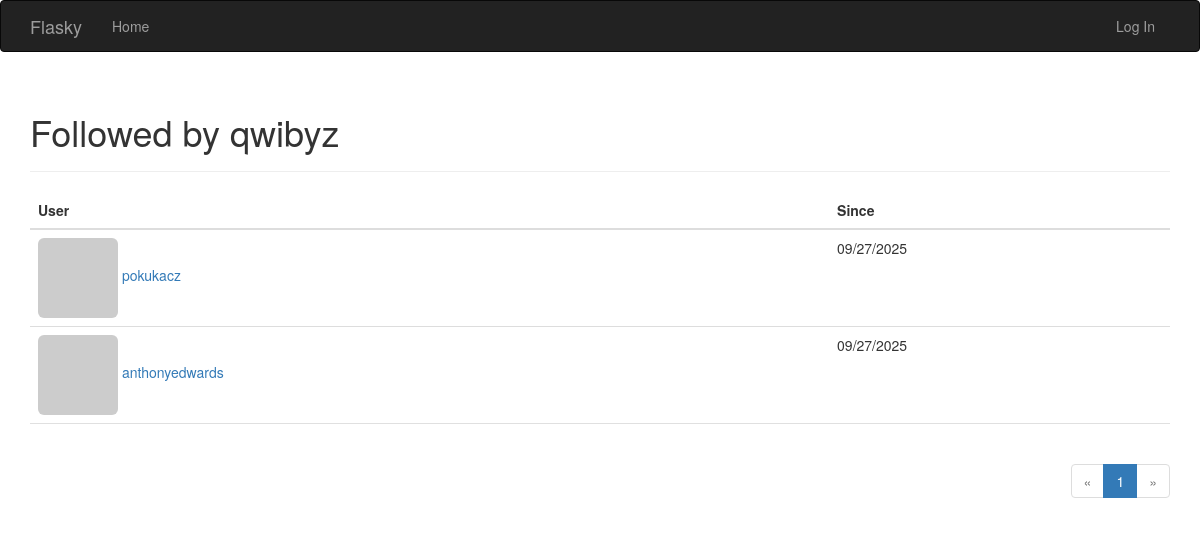
Screenshot of /followed_by/qwibyz with the database file from the repository.
### app/models.py (models this page shows, shortened)
class User(UserMixin, db.Model):
    __tablename__ = 'users'
    id = db.Column(db.Integer, primary_key=True)
    email = db.Column(db.String(64), unique=True, index=True)
    username = db.Column(db.String(64), unique=True, index=True)
    role_id = db.Column(db.Integer, db.ForeignKey('roles.id'))
    password_hash = db.Column(db.String(128))
    confirmed = db.Column(db.Boolean, default=False)
    name = db.Column(db.String(64))
    location = db.Column(db.String(64))
    about_me = db.Column(db.Text())
    member_since = db.Column(db.DateTime(timezone=True), default=lambda: datetime.now(timezone.utc))
    last_seen = db.Column(db.DateTime(timezone=True), default=lambda: datetime.now(timezone.utc))
    avatar_hash = db.Column(db.String(32))
    posts = db.relationship('Post', backref='author', lazy='dynamic')
    followed = db.relationship('Follow',
                               foreign_keys=[Follow.follower_id],
                               backref=db.backref('follower', lazy='joined'),
                               lazy='dynamic',
                               cascade='all, delete-orphan')
    followers = db.relationship('Follow',
                                foreign_keys=[Follow.followed_id],
                                backref=db.backref('followed', lazy='joined'),
                                lazy='dynamic',
                                cascade='all, delete-orphan')
    comments = db.relationship('Comment', backref='author', lazy='dynamic')
    def gravatar_hash(self):
        return hashlib.md5(self.email.lower().encode('utf-8')).hexdigest()
    @property
    def password(self):
        raise AttributeError('Password is not a readable attribute')
    def gravatar(self, size=100, default='identicon', rating='g'):
        url = 'https://secure.gravatar.com/avatar'
        hash = self.avatar_hash or self.gravatar_hash()
        return f'{url}/{hash}?s={size}&d={default}&r={rating}'.format(
            url=url, hash=hash, size=size, default=default, rating=rating)

class Follow(db.Model):
    __tablename__ = 'follows'
    follower_id = db.Column(db.Integer, db.ForeignKey('users.id'),
                            primary_key=True)
    followed_id = db.Column(db.Integer, db.ForeignKey('users.id'),
                            primary_key=True)
    timestamp = db.Column(db.DateTime(timezone=True), default=lambda: datetime.now(timezone.utc))

### app/main/views.py (the view)
@main.route('/followed_by/<username>')
def followed_by(username):
    user = User.query.filter_by(username=username).first()
    if user is None:
        flash('Invalid user.')
        return redirect(url_for('.index'))
    page = request.args.get('page', 1, type=int)
    pagination = user.followed.paginate(
        page=page, per_page=current_app.config['FLASKY_FOLLOWERS_PER_PAGE'],
        error_out=False)
    follows = [{'user': item.followed, 'timestamp': item.timestamp}
               for item in pagination.items]
    return render_template('followers.html', user=user, title="Followed by",
                           endpoint='.followed_by', pagination=pagination,
                           follows=follows)

### app/auth/views.py (called while the page is built)
@auth.before_app_request
def before_request():
    if current_user.is_authenticated \
            and not current_user.confirmed \
            and request.blueprint != 'auth' \
            and request.endpoint != 'static':
        return redirect(url_for('auth.unconfirmed'))

### app/main/__init__.py (called while the page is built)
@main.app_context_processor
def inject_permissions():
    return dict(Permission=Permission)

### app/models.py (called while the page is built)
    def can(self, permissions):
        return False

### app/templates/followers.html (shortened to what this page needs)
{% extends "base.html" %}
{% import "_macros.html" as macros %}
{% block page_content %}
<div class="page-header">
    <h1>{{ title }} {{ user.username }}</h1>
</div>
<table class="table table-hover followers">
    <thead><tr><th>User</th><th>Since</th></tr></thead>
    {% for follow in follows %}
    <tr>
        <td>
            <a href="{{ url_for('.user', username = follow.user.username) }}">
                <img class="img-rounded" src="{{ follow.user.gravatar(size=32) }}">
                {{ follow.user.username }}
            </a>
        </td>
        <td>{{ moment(follow.timestamp).format('L') }}</td>
    </tr>
    {% endfor %}
</table>
<div class="pagination">
    {{ macros.pagination_widget(pagination, endpoint, username = user.username) }}
</div>
{% endblock %}

### app/static/styles.css (style rules this page uses)
div.pagination { width: 100%; text-align: right; padding: 0px; margin: 0px; }
.table.followers tr { border-bottom: 1px solid #e0e0e0; }

### rows the page displays
User: username "qwibyz"
User: user.username "pokukacz"
Follow: timestamp "09/27/2025"
User: user.username "anthonyedwards"
Follow: timestamp "09/27/2025"

### other values shown
{{ title }} "Followed by"
{{ p }} "1"
